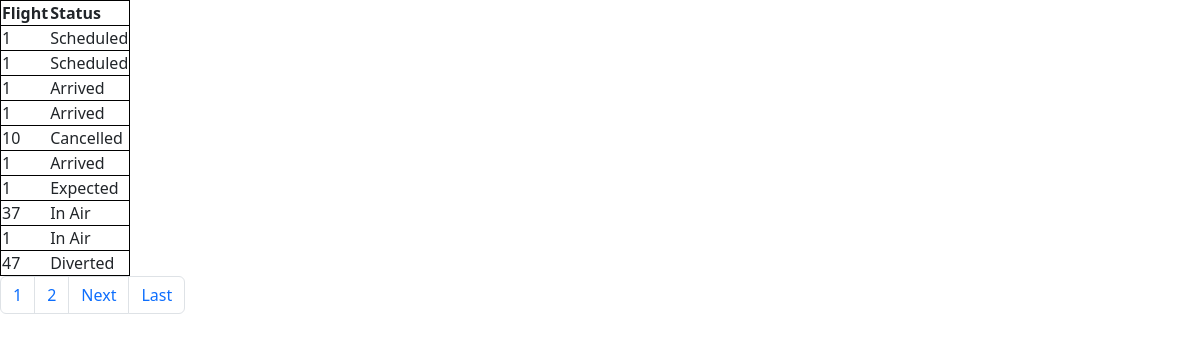
Page /api/flightStatusList/ on the committed database.
### Flight/models.py (models this page shows, shortened)
class FlightStatus(models.Model):
    flight = models.ForeignKey(Flight, on_delete=models.PROTECT, default=1)
    status = models.CharField(max_length=15, choices= FLIGHT_STATUS_CHOICES, default = "Scheduled")

### Flight/views.py (the view)
# urls.py: path('flightStatusList/',views.flightStatusView, name='flightStatusView'),
def flightStatusView(request):
   if request.method == 'GET':
    items = FlightStatus.objects.all()
    perpage = request.GET.get('perpage', default=10)
    page = request.GET.get('page', default = 1)
    paginator = Paginator(items, per_page=perpage)
    try:
       items = paginator.page(number=page)
    except EmptyPage:
       items = []
    totalPages = items.paginator.num_pages
    itemData = {
       'items': items,
       'lastpage': totalPages,
       'totalPageList': [n+1 for n in range(totalPages)],
    }
   return render(request, "flightStatusDisplay.html", itemData)

### Flight/templates/flightStatusDisplay.html (shortened to what this page needs)
{% load django_bootstrap5 %}
{% bootstrap_css %}
<!DOCTYPE html>
<html lang="en">
<head>
</head>
<body>
    <table style="border: 1px solid black;">
        <th>Flight</th>
        <th>Status</th>
        {% for item in items %}
        <tr style="border: 1px solid black;">
           <td>{{item.flight_id}}</td>
           <td>{{item.status}}</td>
        </tr>
        {% endfor %}
    </table>
</body>
</html>
<nav aria-label="Page navigation example">
    <ul class="pagination">
        {% for n in totalPageList %}
      <li class="page-item"><a class="page-link" href="/api/flightStatusList/?page={{n}}">{{n}}</a></li>
        {% endfor %}
      {% if items.has_next %}
      <li class="page-item"><a class="page-link" href="/api/flightStatusList/?page={{items.next_page_number}}">Next</a></li>
      <li class="page-item"><a class="page-link" href="/api/flightStatusList/?page={{lastpage}}">Last</a></li>
      {% endif %}
    </ul>
  </nav>

### rows in the picture
FlightStatus: flight_id "1", status "Scheduled"
FlightStatus: flight_id "1", status "Scheduled"
FlightStatus: flight_id "1", status "Arrived"
FlightStatus: flight_id "1", status "Arrived"
FlightStatus: flight_id "10", status "Cancelled"
FlightStatus: flight_id "1", status "Arrived"
FlightStatus: flight_id "1", status "Expected"
FlightStatus: flight_id "37", status "In Air"
FlightStatus: flight_id "1", status "In Air"
FlightStatus: flight_id "47", status "Diverted"

### other values in the picture
{{ n }} "1" "2"
